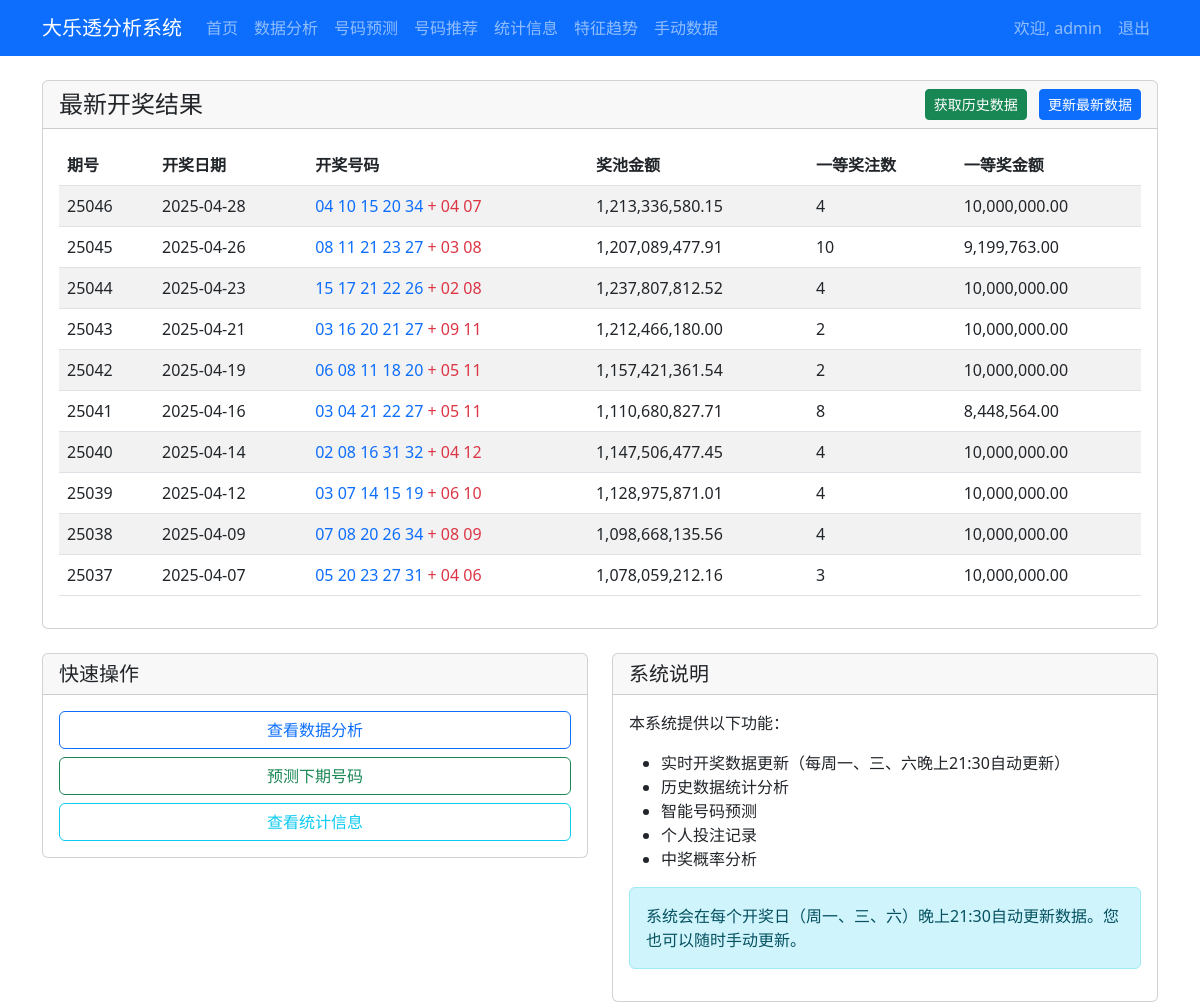
Screenshot of / (signed in) with the database file from the repository.
### app/models.py (models this page shows, shortened)
class User(UserMixin, db.Model):
    id = db.Column(db.Integer, primary_key=True)
    username = db.Column(db.String(64), unique=True, nullable=False)
    email = db.Column(db.String(120), unique=True, nullable=False)
    password_hash = db.Column(db.String(128))
    created_at = db.Column(db.DateTime, default=datetime.utcnow)

class LotteryDraw(db.Model):
    id = db.Column(db.Integer, primary_key=True)
    draw_number = db.Column(db.String(20), unique=True, nullable=False)
    draw_date = db.Column(db.Date, nullable=False)
    numbers = db.Column(db.String(30), nullable=False)  # Format: "01,02,03,04,05+06,07"
    prize_pool = db.Column(db.Float)
    first_prize_num = db.Column(db.Integer)
    first_prize_amount = db.Column(db.Float)
    created_at = db.Column(db.DateTime, default=datetime.utcnow)

### app/routes.py (the view)
@main.route('/')
def index():
    latest_draws = LotteryDraw.query.order_by(LotteryDraw.draw_date.desc()).limit(10).all()
    return render_template('index.html', draws=latest_draws)

### app/models.py (called while the page is built)
@login_manager.user_loader
def load_user(id):
    return User.query.get(int(id))

### app/templates/index.html (shortened to what this page needs)
{% extends "base.html" %}
{% block content %}
<div class="row">
    <div class="col-md-12">
        <div class="card">
            <div class="card-header d-flex justify-content-between align-items-center">
                <h4 class="mb-0">最新开奖结果</h4>
                {% if current_user.is_authenticated %}
                <div>
                    <a href="{{ url_for('main.fetch_historical') }}" class="btn btn-success btn-sm me-2">获取历史数据</a>
                    <a href="{{ url_for('main.fetch_latest') }}" class="btn btn-primary btn-sm">更新最新数据</a>
                </div>
                {% endif %}
            </div>
            <div class="card-body">
                <div class="table-responsive">
                    <table class="table table-striped">
                        <thead>
                            <tr>
                                <th>期号</th>
                                <th>开奖日期</th>
                                <th>开奖号码</th>
                                <th>奖池金额</th>
                                <th>一等奖注数</th>
                                <th>一等奖金额</th>
                            </tr>
                        </thead>
                        <tbody>
                            {% for draw in draws %}
                            <tr>
                                <td>{{ draw.draw_number }}</td>
                                <td>{{ draw.draw_date.strftime('%Y-%m-%d') }}</td>
                                <td>
                                    {% set front_numbers = draw.numbers.split('+')[0].split(',') %}
                                    {% set back_numbers = draw.numbers.split('+')[1].split(',') %}
                                    <span class="text-primary">{{ front_numbers|join(' ') }}</span>
                                    <span class="text-danger">+ {{ back_numbers|join(' ') }}</span>
                                </td>
                                <td>{{ "{:,.2f}".format(draw.prize_pool) }}</td>
                                <td>{{ draw.first_prize_num }}</td>
                                <td>{{ "{:,.2f}".format(draw.first_prize_amount) }}</td>
                            </tr>
                            {% endfor %}
                        </tbody>
                    </table>
                </div>
            </div>
        </div>
    </div>
</div>
{% if current_user.is_authenticated %}
<div class="row mt-4">
    <div class="col-md-6">
        <div class="card">
            <div class="card-header">
                <h5 class="mb-0">快速操作</h5>
            </div>
            <div class="card-body">
                <div class="d-grid gap-2">
                    <a href="{{ url_for('main.analysis') }}" class="btn btn-outline-primary">查看数据分析</a>
                    <a href="{{ url_for('main.predict') }}" class="btn btn-outline-success">预测下期号码</a>
                    <a href="{{ url_for('main.statistics') }}" class="btn btn-outline-info">查看统计信息</a>
                </div>
            </div>
        </div>
    </div>
    <div class="col-md-6">
        <div class="card">
            <div class="card-header">
                <h5 class="mb-0">系统说明</h5>
            </div>
            <div class="card-body">
                <p>本系统提供以下功能：</p>
                <ul>
                    <li>实时开奖数据更新（每周一、三、六晚上21:30自动更新）</li>
                    <li>历史数据统计分析</li>
                    <li>智能号码预测</li>
                    <li>个人投注记录</li>
                    <li>中奖概率分析</li>
                </ul>
                <div class="alert alert-info mt-3">
                     系统会在每个开奖日（周一、三、六）晚上21:30自动更新数据。您也可以随时手动更新。
                </div>
            </div>
        </div>
    </div>
</div>
{% endif %}
{% endblock %}

### app/templates/base.html (shortened to what this page needs)
<!DOCTYPE html>
<html lang="zh">
<head>
    <link href="https://cdn.jsdelivr.net/npm/bootstrap@5.3.0/dist/css/bootstrap.min.css" rel="stylesheet">
</head>
<body>
    <nav class="navbar navbar-expand-lg navbar-dark bg-primary">
        <div class="container">
            <a class="navbar-brand" href="{{ url_for('main.index') }}">大乐透分析系统</a>
            <div class="collapse navbar-collapse" id="navbarNav">
                <ul class="navbar-nav">
                    <li class="nav-item">
                        <a class="nav-link" href="{{ url_for('main.index') }}">首页</a>
                    </li>
                    {% if current_user.is_authenticated %}
                    <li class="nav-item">
                        <a class="nav-link" href="{{ url_for('main.analysis') }}">数据分析</a>
                    </li>
                    <li class="nav-item">
                        <a class="nav-link" href="{{ url_for('main.predict') }}">号码预测</a>
                    </li>
                    <li class="nav-item">
                        <a class="nav-link" href="{{ url_for('main.recommend') }}">号码推荐</a>
                    </li>
                    <li class="nav-item">
                        <a class="nav-link" href="{{ url_for('main.statistics') }}">统计信息</a>
                    </li>
                    <li class="nav-item">
                        <a class="nav-link" href="{{ url_for('main.feature_trend') }}">特征趋势</a>
                    </li>
                    <li class="nav-item">
                        <a class="nav-link" href="{{ url_for('main.manual_data') }}">手动数据</a>
                    </li>
                    {% endif %}
                </ul>
                <ul class="navbar-nav ms-auto">
                    {% if current_user.is_authenticated %}
                    <li class="nav-item">
                        <span class="nav-link">欢迎, {{ current_user.username }}</span>
                    </li>
                    <li class="nav-item">
                        <a class="nav-link" href="{{ url_for('auth.logout') }}">退出</a>
                    </li>
                    {% endif %}
                </ul>
            </div>
        </div>
    </nav>
    <div class="container mt-4">
        {% block content %}{% endblock %}
    </div>
</body>
</html>

### rows the page displays
User: username "admin"
LotteryDraw: draw_number "25046", draw_date "2025-04-28", front_numbers "04 10 15 20 34", back_numbers "04 07", prize_pool "1,213,336,580.15", first_prize_num "4", first_prize_amount "10,000,000.00"
LotteryDraw: draw_number "25045", draw_date "2025-04-26", front_numbers "08 11 21 23 27", back_numbers "03 08", prize_pool "1,207,089,477.91", first_prize_num "10", first_prize_amount "9,199,763.00"
LotteryDraw: draw_number "25044", draw_date "2025-04-23", front_numbers "15 17 21 22 26", back_numbers "02 08", prize_pool "1,237,807,812.52", first_prize_num "4", first_prize_amount "10,000,000.00"
LotteryDraw: draw_number "25043", draw_date "2025-04-21", front_numbers "03 16 20 21 27", back_numbers "09 11", prize_pool "1,212,466,180.00", first_prize_num "2", first_prize_amount "10,000,000.00"
LotteryDraw: draw_number "25042", draw_date "2025-04-19", front_numbers "06 08 11 18 20", back_numbers "05 11", prize_pool "1,157,421,361.54", first_prize_num "2", first_prize_amount "10,000,000.00"
LotteryDraw: draw_number "25041", draw_date "2025-04-16", front_numbers "03 04 21 22 27", back_numbers "05 11", prize_pool "1,110,680,827.71", first_prize_num "8", first_prize_amount "8,448,564.00"
LotteryDraw: draw_number "25040", draw_date "2025-04-14", front_numbers "02 08 16 31 32", back_numbers "04 12", prize_pool "1,147,506,477.45", first_prize_num "4", first_prize_amount "10,000,000.00"
LotteryDraw: draw_number "25039", draw_date "2025-04-12", front_numbers "03 07 14 15 19", back_numbers "06 10", prize_pool "1,128,975,871.01", first_prize_num "4", first_prize_amount "10,000,000.00"
LotteryDraw: draw_number "25038", draw_date "2025-04-09", front_numbers "07 08 20 26 34", back_numbers "08 09", prize_pool "1,098,668,135.56", first_prize_num "4", first_prize_amount "10,000,000.00"
LotteryDraw: draw_number "25037", draw_date "2025-04-07", front_numbers "05 20 23 27 31", back_numbers "04 06", prize_pool "1,078,059,212.16", first_prize_num "3", first_prize_amount "10,000,000.00"
